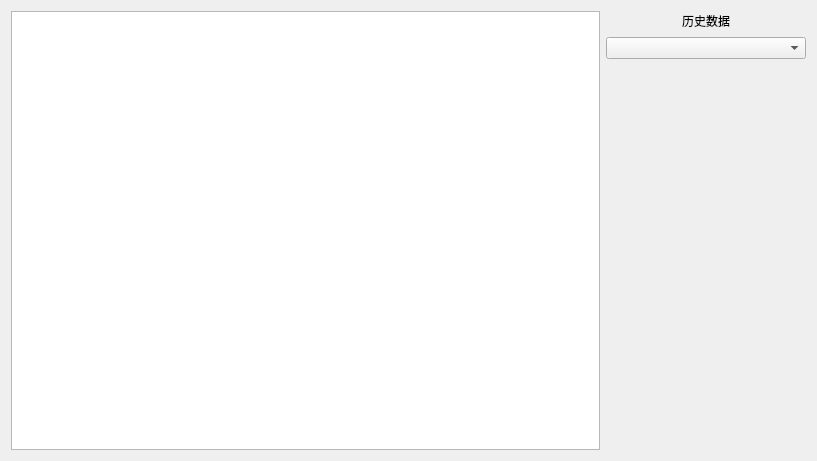
<?xml version="1.0" encoding="UTF-8"?>
<ui version="4.0">
 <class>Hs_HistoryData</class>
 <widget class="QWidget" name="Hs_HistoryData">
  <property name="geometry">
   <rect>
    <x>0</x>
    <y>0</y>
    <width>817</width>
    <height>461</height>
   </rect>
  </property>
  <property name="windowTitle">
   <string>Form</string>
  </property>
  <layout class="QGridLayout" name="gridLayout">
   <item row="1" column="1">
    <widget class="QComboBox" name="data_select_combobox">
     <property name="sizePolicy">
      <sizepolicy hsizetype="Fixed" vsizetype="Fixed">
       <horstretch>0</horstretch>
       <verstretch>0</verstretch>
      </sizepolicy>
     </property>
     <property name="minimumSize">
      <size>
       <width>200</width>
       <height>20</height>
      </size>
     </property>
    </widget>
   </item>
   <item row="2" column="1">
    <widget class="QWidget" name="select_widget" native="true">
     <property name="sizePolicy">
      <sizepolicy hsizetype="Preferred" vsizetype="Expanding">
       <horstretch>0</horstretch>
       <verstretch>0</verstretch>
      </sizepolicy>
     </property>
     <property name="minimumSize">
      <size>
       <width>200</width>
       <height>0</height>
      </size>
     </property>
    </widget>
   </item>
   <item row="0" column="1">
    <widget class="QLabel" name="label">
     <property name="sizePolicy">
      <sizepolicy hsizetype="Fixed" vsizetype="Fixed">
       <horstretch>0</horstretch>
       <verstretch>0</verstretch>
      </sizepolicy>
     </property>
     <property name="minimumSize">
      <size>
       <width>200</width>
       <height>20</height>
      </size>
     </property>
     <property name="text">
      <string>历史数据</string>
     </property>
     <property name="alignment">
      <set>Qt::AlignCenter</set>
     </property>
    </widget>
   </item>
   <item row="0" column="0" rowspan="3">
    <widget class="QtCharts::QChartView" name="graphicsView">
     <property name="sizePolicy">
      <sizepolicy hsizetype="Expanding" vsizetype="Expanding">
       <horstretch>0</horstretch>
       <verstretch>0</verstretch>
      </sizepolicy>
     </property>
    </widget>
   </item>
  </layout>
 </widget>
 <customwidgets>
  <customwidget>
   <class>QtCharts::QChartView</class>
   <extends>QGraphicsView</extends>
   <header>qchartview.h</header>
  </customwidget>
 </customwidgets>
 <resources/>
 <connections/>
</ui>
